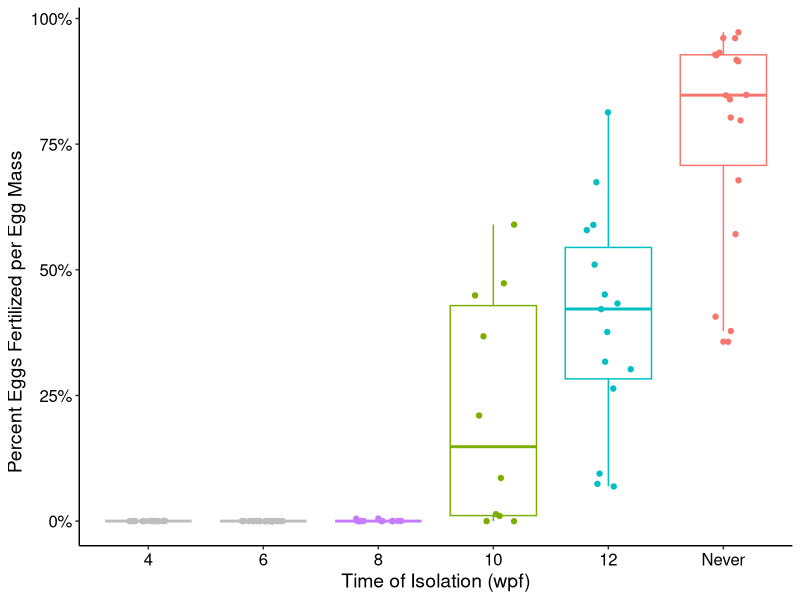
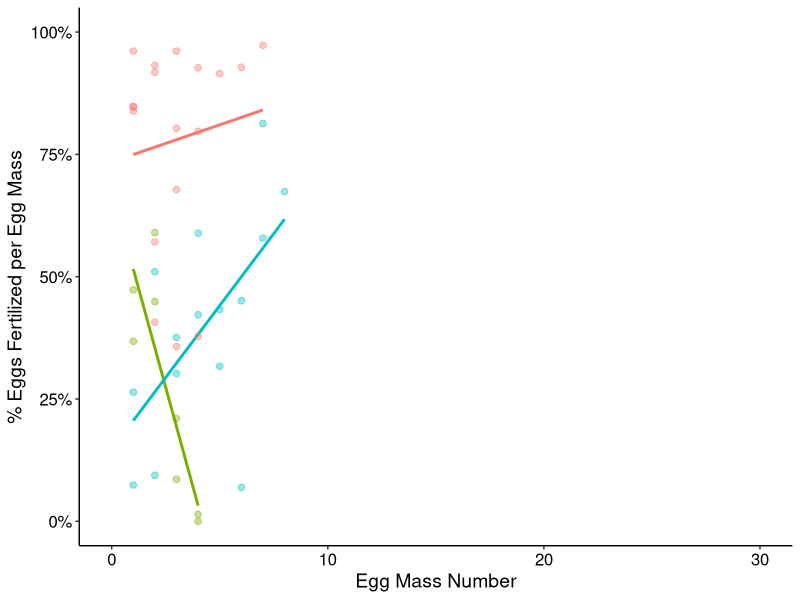
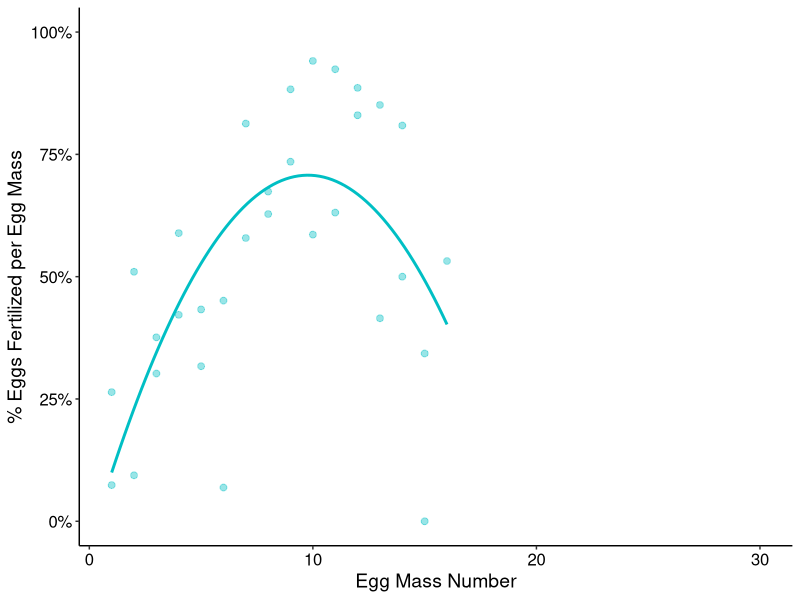
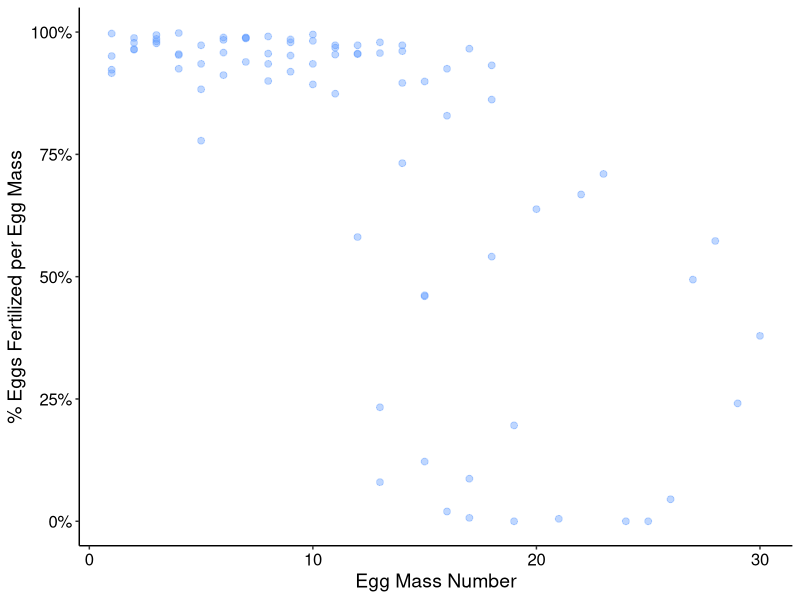
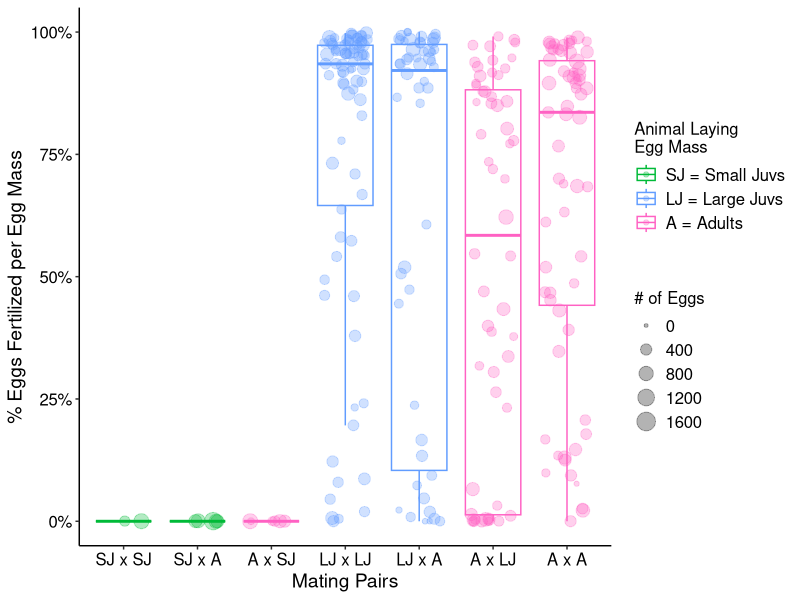
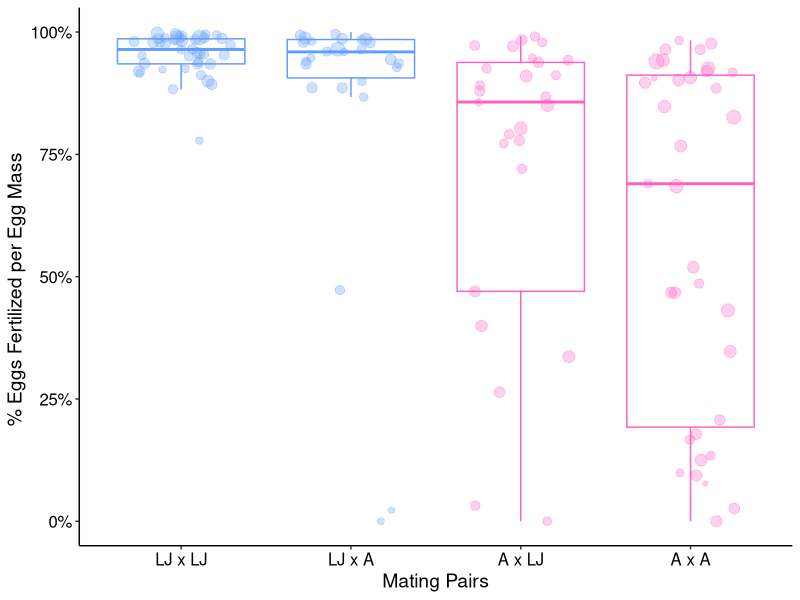
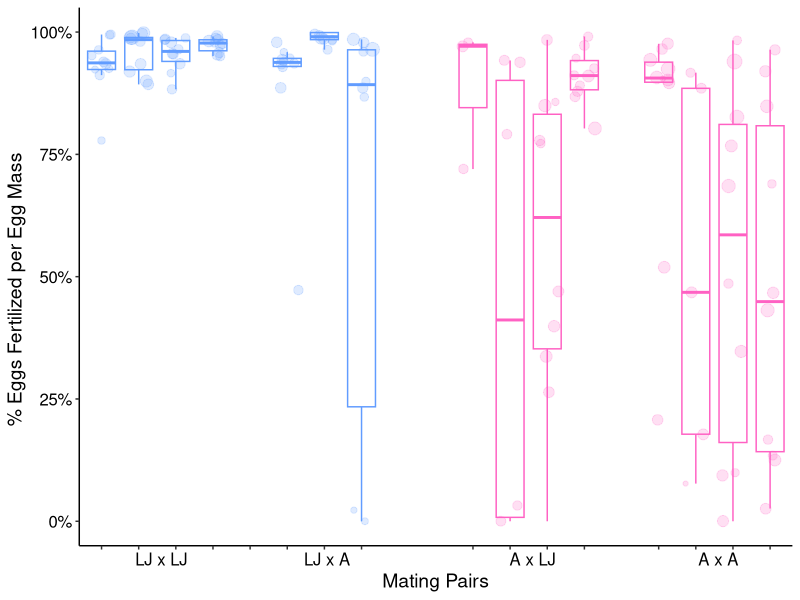

Source code (R) for these figures, in order:
## Code for Figures
## Code written by Neville Taraporevala
## All graphs were saved as a JPEG 702x351 (only 3F was 1053x351)

## Figure 1 "Staging system" has NO CODE associated with it
## Figure 2 "Exptl design" has NO CODE associated with it
## ----------------------------------------------
library(ggplot2)

## Figure 3 "Later fertilization" has the following code 
## For 3F:
setwd('C:/Users/ntara/Documents/Berghia Excel Files')
fert.df <- read.csv('Isolation Fertilization Experiment.csv')[1:99,1:12]

ggplot(data=fert.df,aes(x=wpfnev, y=pFert/100, color=wpfnev))+
  geom_boxplot()+theme_classic()+
  scale_x_discrete(limits = c("4","6","8","10","12","Never"))+
  theme(plot.title = element_text(hjust=0.5))+
  labs(x="Time of Isolation (wpf)", y="Percent Eggs Fertilized per Egg Mass              ") + 
  theme(panel.grid.major = element_blank(), panel.grid.minor = element_blank(), 
        panel.background = element_blank(), axis.line = element_line(colour = "black"),
        legend.position="none",legend.text=element_text(size=12),
        legend.title=element_text(size=12), 
        axis.text=element_text(size=12,colour="black"),
        axis.title=element_text(size=14),plot.title = element_text(face="bold", size=16))+
  geom_jitter(width = .2)+ scale_y_continuous(labels = scales::percent)+
  scale_colour_manual(values = c("gray","gray","#C77CFF","#7CAE00", "#00BFC4","#F8766D"), 
                      breaks = c("4","6","8", "10","12","Never"))




## Figure 4 "Fertilization rate" has the following code:
## This is 4A.
setwd('C:/Users/ntara/Documents/Berghia Excel Files')
fert.df <- read.csv('Isolation Fertilization Experiment.csv')[16:58,1:12]
colors4<- c("#C77CFF","#7CAE00", "#00BFC4","#F8766D")
colors3<-c("#7CAE00", "#00BFC4","#F8766D")
colors1<-c("white", "white","#F8766D")
colors2<-c("#7CAE00", "white","#F8766D")
ggplot(data=fert.df,aes(x=whorln, y=pFert/100, color= wpfn))+
  theme_classic()+xlim(0,30)+
  #scale_x_continuous(limits = c(1,30), breaks = c(0,10,20,), labels = c(0,10,20))+#   xlim(1,26.7)+ #with legend on right
  stat_smooth(method="lm", se=F,show.legend = T)+
  labs(x="Egg Mass Number", y="% Eggs Fertilized per Egg Mass    ") + 
  theme(panel.grid.major = element_blank(), panel.grid.minor = element_blank(), 
        panel.background = element_blank(), axis.line = element_line(colour = "black"),
        legend.position="none", #c(0.86, 0.5),
        legend.text=element_text(size=12),
        legend.box = "vertical",
        legend.title=element_text(size=12), 
        legend.background = element_rect(fill="white",
            size=0.5, linetype="solid",colour ="black"),
        axis.text=element_text(size=12,colour="black"),
        axis.title=element_text(size=14),plot.title = element_text(face="bold", size=16))+ 
  scale_y_continuous(limits = c(0,1), labels = scales::percent)+
  geom_point(size = 2, alpha = 0.4)+#aes(size = nEggs), alpha = 0.3)+ 
  scale_size(limits = c(1,800), range= c(0,5), name = c("# of Eggs"))+
  scale_colour_manual(values = colors3,
                      breaks = c("10 wpf","12 wpf",">16 wpf"),
                      labels = c("10 wpf","12 wpf","Never"),
                      name = "Time of Isolation")

## This is 4B.
## This is for G1 and G3 going up then down
setwd('C:/Users/ntara/Documents/Berghia Excel Files')
f_g <- read.csv('Isolation Fertilization.csv')[12:42,1:10]

ggplot(data=f_g, aes(x=whorln, y=pFert/100))+
  geom_point(color = "#00BFC4", size = 2, alpha = 0.4)+#aes(size = nEggs), stat="identity", alpha = 0.3, color = "#00BFC4") +
  theme_classic()+xlim(1,30)+
  scale_y_continuous(limits = c(0,1), labels = scales::percent)+
  theme(plot.title = element_text(hjust=0.5))+
  labs(x="Egg Mass Number", y="% Eggs Fertilized per Egg Mass    ") + 
  theme(panel.grid.major = element_blank(), panel.grid.minor = element_blank(), 
        panel.background = element_blank(), axis.line = element_line(colour = "black"),
        legend.position= "none", #c(0.85,0.7),
        legend.text=element_text(size=12),
        legend.title=element_text(size=12), axis.text=element_text(size=12,colour="black"),
        legend.background = element_rect(fill="white",
              size=0.5, linetype="solid",colour ="black"),
        axis.title=element_text(size=14),plot.title = element_text(face="bold", size=16))+
  scale_size(limits = c(1,800), range= c(0,5))+
  scale_shape_manual(values = c(16,17),
        breaks = c("G3","G1"))+ 
  geom_smooth(method = "lm", formula = y ~ x + I((x)^2), se = F, col = "#00BFC4")#+
  #scale_colour_manual(values = "#00BFC4", breaks = c("12 wpf"),
  #  labels = c("12 wpf"), name = "Time of Isolation")


## This is 4C.
setwd('C:/Users/ntara/Documents/Berghia Excel Files')
isodata <- read.csv('ABCDTUV Isolation 2.csv')[1:306,1:11]
isolargexlarge <-isodata[isodata$categ=='LL',]

#fourc<-
ggplot(data=isolargexlarge, aes(x=whorln, y=pFert/100))+
  #stat_smooth(method="lm", se=F,show.legend = T, color = "#619CFF")+
  geom_point(color = "#619CFF", size = 2, alpha = 0.4)+#aes(size = nEggs),stat="identity", width = .15, alpha = 0.3, color = "#619CFF")+
  theme_classic()+xlim(1,30)+
  scale_y_continuous(limits = c(0,1), labels = scales::percent)+
  theme(plot.title = element_text(hjust=0.5))+
  labs(x="Egg Mass Number", y = "% Eggs Fertilized per Egg Mass    ")+
  scale_size(limits = c(1,800), range= c(0,5))+
  theme(panel.grid.major = element_blank(), panel.grid.minor = element_blank(), 
        panel.background = element_blank(), axis.line = element_line(colour = "black"),
        legend.position='none',legend.text=element_text(size=12),
        legend.title=element_text(size=12), axis.text=element_text(size=12,colour="black"),
        legend.background = element_rect(fill="white",
            size=0.5, linetype="solid",colour ="black"),
        axis.title=element_text(size=14),plot.title = element_text(face="bold", size=16))#+
  #scale_colour_manual(values = "#619CFF", breaks = c("LL"),
  #      labels = c("LJ x LJ"), name = "Sizes of\nMating Pair")


## This is for Fig 5A all compare
setwd('C:/Users/ntara/Documents/Berghia Excel Files')
isodata <- read.csv('ABCDTUV Isolation 2.csv')[1:306,1:11]

ggplot(data=isodata, aes(x=categ, y=pFert/100, color = group))+
  geom_boxplot(outlier.shape=NA)+ geom_jitter(aes(size=nEggs), width = 0.3, alpha = 0.3) +
  theme_classic()+
  scale_y_continuous(limits = c(0,1), labels = scales::percent)+
  theme(plot.title = element_text(hjust=0.5))+
  labs(x = "Mating Pairs", y="% Eggs Fertilized per Egg Mass    ") + 
  scale_size(limits = c(0,1600), name = "# of Eggs")+
  theme(panel.grid.major = element_blank(), panel.grid.minor = element_blank(), 
        panel.background = element_blank(), axis.line = element_line(colour = "black"),
        legend.position="right",legend.text=element_text(size=12),
        legend.title=element_text(size=12), 
        axis.text=element_text(size=12,colour="black"),
        axis.title=element_text(size=14),plot.title = element_text(face="bold", size=16)) +
  scale_x_discrete(limits = c("SS", "SA","AS","LL","LA", "AL","AA"),
        labels = c("SJ x SJ","SJ x A","A x SJ","LJ x LJ","LJ x A","A x LJ","A x A"))+
  scale_colour_manual(values = c("#00BA38","#619CFF","#FF61C3","white"),
        breaks = c("S","L","A","J"),
        labels = c("SJ = Small Juvs", "LJ = Large Juvs","A = Adults",""),
        name = "Animal Laying\nEgg Mass")


## This is for Fig 5B below10 compare LJs and As
setwd('C:/Users/ntara/Documents/Berghia Excel Files')
isodata <- read.csv('ABCDTUV Isolation 2.csv')[1:306,1:11]
isobelow10<-isodata[isodata$whorln<11&(isodata$categ=='LA'|isodata$categ=='LL'|isodata$categ=='AA'|isodata$categ=='AL'),]

ggplot(data=isobelow10, aes(x=categ, y=pFert/100, color = group))+
  geom_boxplot(outlier.shape=NA)+ geom_jitter(aes(size = nEggs), width = 0.3, alpha = .3) +
  theme_classic()+
  theme(plot.title = element_text(hjust=0.5))+
  labs(x = "Mating Pairs", y="% Eggs Fertilized per Egg Mass     ") + 
  scale_y_continuous(limits = c(0,1), labels = scales::percent)+
  scale_size(limits = c(0,1600))+
  theme(panel.grid.major = element_blank(), panel.grid.minor = element_blank(), 
        panel.background = element_blank(), axis.line = element_line(colour = "black"),
        legend.position= "none",legend.text=element_text(size=12),
        legend.title=element_text(size=12), 
        axis.text=element_text(size=12,colour="black"),
        axis.title=element_text(size=14),plot.title = element_text(face="bold", size=16))+
  #labs(size = "SJ = 6 mm Juv\nLJ = 9 mm Juv\nJ = Juvenile\nA = Adult\n\n# of Eggs")+
  scale_x_discrete(limits = c("LL", "LA","AL","AA"),
                   labels = c("LJ x LJ","LJ x A","A x LJ","A x A"))+
  scale_colour_manual(values = c("#619CFF","#FF61C3"),
                      breaks = c("L","A"),
                      labels = c("Large Juvs","Adults"))


## This is for Fig 5C individual variation
setwd('C:/Users/ntara/Documents/Berghia Excel Files')
isodata <- read.csv('ABCDTUV Isolation 2.csv')[1:306,1:11]
isobelow10<-isodata[isodata$whorln<11&(isodata$categ=='LA'|isodata$categ=='LL'|isodata$categ=='AA'|isodata$categ=='AL'),]

ggplot(data=isobelow10, aes(x=animal, y=pFert/100, color = group))+
  geom_boxplot(outlier.shape=NA)+ geom_jitter(aes(size = nEggs), width = 0.3, alpha = .2) +
  theme_classic()+scale_size(limits = c(0,1600))+
  scale_y_continuous(limits = c(0,1), labels = scales::percent)+
  theme(plot.title = element_text(hjust=0.5))+
  labs(color = "Animal Laying\nEgg Mass",size = "Number \nof Eggs", x = "Mating Pairs", y="% Eggs Fertilized per Egg Mass     ") + 
  scale_x_discrete(limits = c("T6","W1","W3","W4","","T4","T5","W6","","","B1","B6","C1","C2","","A2","A3","D2","D3"),
                   labels = c("","         LJ x LJ","","","",""," LJ x A","","","","","         A x LJ","","","","","         A x A","",""))+
  theme(panel.grid.major = element_blank(), panel.grid.minor = element_blank(), 
        panel.background = element_blank(), axis.line = element_line(colour = "black"),
        legend.position= "none",legend.text=element_text(size=12),
        legend.title=element_text(size=12), 
        axis.text=element_text(size=12,colour="black"),
        axis.title=element_text(size=14),plot.title = element_text(face="bold", size=16))+
  scale_colour_manual(values = c("#619CFF","#FF61C3"),
        breaks = c("L","A"),
        labels = c("Large Juvs","Adults"))

